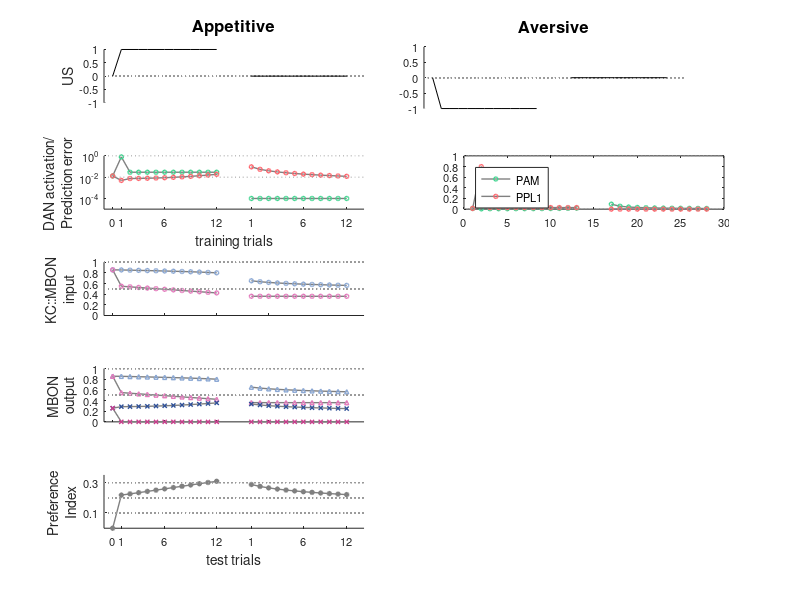

The MATLAB source for this figure: (Note: this script raises an error after producing the figure.)
%Author: Magdalena Springer, magdalena.springer@uni-koeln.de
%Figure 4 in Springer et al (2020)

clear
%APPETITIVE LEARNING
%Plotting the neuron activation rates for appetitive learning

load LearningCurveApp.mat
clear h
f=figure('units','centimeter','position',[6,6,17,13.5]);

%Plot reinforcing signal
subplot(5,2,1)
line(0:30,zeros(31),'Color', [0.6 0.6 0.6],'LineStyle',':');
hold on
plot(Ract(1:13),'-','Color','k');
plot(17:28,Ract(14:end),'-','Color','k');
set(gca,'FontSize',8)
title('Appetitive','FontSize',12)
yl = sprintf('US');
ylabel(yl,'FontSize',10);
ylim([-1 1])
xlim([0 30])
set(gca,'XTick',[],'XColor','w')
set(gca,'box','off')

%Plot DAN activation rates
subplot(5,2,3)
plot((PAMact(:,1:13)),'-o','Color',[0.5,0.5,0.5],...
    'LineWidth',1,'MarkerEdgeColor',[0.25 0.83 0.56],...
    'MarkerSize',3)%,'MarkerFaceColor',[0.25 0.83 0.56]);
hold on
plot((PPL1act(:,1:13)),'-o','Color',[0.5,0.5,0.5],...
    'LineWidth',1,'MarkerEdgeColor',[1 0.39 0.42],...
    'MarkerSize',3)%,'MarkerFaceColor',[1 0.39 0.42]);
plot(17:28,(PAMact(:,14:end)),'-o','Color',[0.5,0.5,0.5],...
    'LineWidth',1,'MarkerEdgeColor',[0.25 0.83 0.56],...
    'MarkerSize',3)%,'MarkerFaceColor',[0.25 0.83 0.56]);
plot(17:28,(PPL1act(:,14:end)),'-o','Color',[0.5,0.5,0.5],...
    'LineWidth',1,'MarkerEdgeColor',[1 0.39 0.42],...
    'MarkerSize',3)%,'MarkerFaceColor',[1 0.39 0.42]);
line(0:30,zeros(31,1)+10^-2,'Color', [0.6 0.6 0.6],'LineStyle',':');
line(0:30,zeros(31,1)+1,'Color', [0.6 0.6 0.6],'LineStyle',':');
xlim([0 30])
set(gca,'FontSize',8)
set(gca,'XTick',[1 2 7 13 17 23 28],'XTickLabel',{'0','1','6','12','1','6','12'},'YScale','Log');
set(gca,'YTick',[10^-4 10^-2 1])
yl = sprintf('DAN activation/ \nPrediction error');
ylabel(yl,'FontSize',10);
set(gca,'box','off')
set(gca,'ActivePositionProperty','position')
xlabel('training trials','FontSize',10)

%Plot KC::MBON input
subplot(5,2,5)
pos = get(gca, 'Position');
offset2 = -0.04;
pos(2) = pos(2) + offset2;
set(gca, 'Position', pos)
plot((MBONposact(:,1:13)),'-o','Color',[0.5,0.5,0.5],...
    'LineWidth',1,'MarkerEdgeColor',[0.541 0.655 0.827],...
    'MarkerSize',3)%,'MarkerFaceColor',[0.541 0.655 0.827]);
hold on
plot((MBONnegact(:,1:13)),'-o','Color',[0.5,0.5,0.5],...
    'LineWidth',1,'MarkerEdgeColor',[0.89 0.475 0.733],...
    'MarkerSize',3)%,'MarkerFaceColor',[0.89 0.475 0.733]);
plot(17:28,(MBONposact(:,14:end)),'-o','Color',[0.5,0.5,0.5],...
    'LineWidth',1,'MarkerEdgeColor',[0.541 0.655 0.827],...
    'MarkerSize',3)%,'MarkerFaceColor',[0.541 0.655 0.827]);
plot(17:28,(MBONnegact(:,14:end)),'-o','Color',[0.5,0.5,0.5],...
    'LineWidth',1,'MarkerEdgeColor',[0.89 0.475 0.733],...
    'MarkerSize',3)%,'MarkerFaceColor',[0.89 0.475 0.733]);
line(0:30,zeros(31)+0.5,'Color', [0.6 0.6 0.6],'LineStyle',':');
line(0:30,zeros(31)+1,'Color', [0.6 0.6 0.6],'LineStyle',':');
ylim([0 1])
xlim([0 30])
set(gca,'FontSize',8)
set(gca,'XTick',[1 7 13 19],'XTickLabel',' ')
yl = sprintf('KC::MBON \ninput');
ylabel(yl,'FontSize',10);
set(gca,'box','off')
set(gca,'ActivePositionProperty','position')

%Plot MBON output
subplot(5,2,7)
pos = get(gca, 'Position');
offset2 = -0.04;
pos(2) = pos(2) + offset2;
set(gca, 'Position', pos)
plot((MBONposact(:,1:13)),'-^','Color',[0.5,0.5,0.5],...
    'LineWidth',1,'MarkerEdgeColor',[0.541 0.655 0.827],...
    'MarkerSize',3)%,'MarkerFaceColor',[0.541 0.655 0.827]);
hold on
plot((MBONnegact(:,1:13)),'-^','Color',[0.5,0.5,0.5],...
    'LineWidth',1,'MarkerEdgeColor',[0.89 0.475 0.733],...
    'MarkerSize',3)%,'MarkerFaceColor',[0.89 0.475 0.733]);
plot((V2act(:,1:13)),'-x','Color',[0.5,0.5,0.5],...
    'LineWidth',1,'MarkerEdgeColor',[0.18 0.314 0.596],...
    'MarkerSize',3)%,'MarkerFaceColor',[0.541 0.655 0.827]);
plot((M6act(:,1:13)),'-x','Color',[0.5,0.5,0.5],...
    'LineWidth',1,'MarkerEdgeColor',[0.792 0.239 0.553],...
    'MarkerSize',3)%,'MarkerFaceColor',[0.89 0.475 0.733]);
plot(17:28,(MBONposact(:,14:25)),'-^','Color',[0.5,0.5,0.5],...
    'LineWidth',1,'MarkerEdgeColor',[0.541 0.655 0.827],...
    'MarkerSize',3)%,'MarkerFaceColor',[0.541 0.655 0.827]);
plot(17:28,(MBONnegact(:,14:25)),'-^','Color',[0.5,0.5,0.5],...
    'LineWidth',1,'MarkerEdgeColor',[0.89 0.475 0.733],...
    'MarkerSize',3)%,'MarkerFaceColor',[0.89 0.475 0.733]);
plot(17:28,(V2act(:,14:25)),'-x','Color',[0.5,0.5,0.5],...
    'LineWidth',1,'MarkerEdgeColor',[0.18 0.314 0.596],...
    'MarkerSize',3)%,'MarkerFaceColor',[0.541 0.655 0.827]);
plot(17:28,(M6act(:,14:25)),'-x','Color',[0.5,0.5,0.5],...
    'LineWidth',1,'MarkerEdgeColor',[0.792 0.239 0.553],...
    'MarkerSize',3)%,'MarkerFaceColor',[0.89 0.475 0.733]);
line(0:30,zeros(31)+0.5,'Color', [0.6 0.6 0.6],'LineStyle',':');
line(0:30,zeros(31)+1,'Color', [0.6 0.6 0.6],'LineStyle',':');
ylim([0 1])
xlim([0 30])
set(gca,'XTick',[1 7 13 19],'XTickLabel',' ')
set(gca,'FontSize',8)
%ylabel('KC::MBON \newline input')
yl = sprintf('MBON \noutput');
ylabel(yl,'FontSize',10);
set(gca,'box','off')
set(gca,'ActivePositionProperty','position')


%Plot Preference Index 
subplot(5,2,9);
pos = get(gca, 'Position');
offset2 = -0.04;
pos(2) = pos(2) + offset2;
set(gca, 'Position', pos)
SEM_A = std(PIact,[],1)/sqrt(size(PIact,1)); 
plot((PIact(:,1:13)),'-o','Color',[0.5,0.5,0.5],...
    'LineWidth',1,'MarkerEdgeColor',[0.5 0.5 0.5],...
    'MarkerSize',3,'MarkerFaceColor',[0.5 0.5 0.5]);
hold on
plot(17:28,(PIact(:,14:25)),'-o','Color',[0.5,0.5,0.5],...
    'LineWidth',1,'MarkerEdgeColor',[0.5 0.5 0.5],...
    'MarkerSize',3,'MarkerFaceColor',[0.5 0.5 0.5]);
o=0.1;
for i=1:5
    line([0:30],zeros(31)+o,'Color', [0.6 0.6 0.6],'LineStyle',':')
    o=o+0.1;
    hold on
end
yvalues = [1:25];
set(gcf,'color','w');
set(gca,'box','off')
set(gca,'XTick',[1 2 7 13 17 23 28],'XTickLabel',{'0','1','6','12','1','6','12'});
set(gca,'YTick',[0.1 0.3],'FontSize',8);
yl = sprintf('Preference \nIndex');
ylabel(yl,'FontSize',10);
xlabel('test trials','FontSize',10)
xlim([0 30])
ylim([0 0.35])
set(gca,'ActivePositionProperty','position')

%AVERSIVE LEARNING
%Plotting the neuron activation rates for aversive learning
load LearningCurveAv.mat

%Plot Reinforcing signal
clear h
subplot(5,2,2)
line(0:30,zeros(31),'Color', [0.6 0.6 0.6],'LineStyle',':');
hold on
pos = get(gca, 'Position');
xoffset = -0.05;
pos(1) = pos(1) + xoffset;
set(gca, 'Position', pos)
plot(Ract(1:13),'-','Color','k');
plot(17:28,Ract(14:end),'-','Color','k');
set(gca,'FontSize',8)
title('Aversive','FontSize',12)
ylim([-1 1])
xlim([0 30])
set(gca,'XTick',[],'XColor','w')
set(gca,'box','off')

%Plot DAN activation rates
subplot(5,2,4)
pos = get(gca, 'Position');
xoffset = -0.05;
pos(1) = pos(1) + xoffset;
set(gca, 'Position', pos)
plot((PAMact(:,1:13)),'-o','Color',[0.5,0.5,0.5],...
    'LineWidth',1,'MarkerEdgeColor',[0.25 0.83 0.56],...
    'MarkerSize',3)%,'MarkerFaceColor',[0.25 0.83 0.56]);
hold on
plot((PPL1act(:,1:13)),'-o','Color',[0.5,0.5,0.5],...
    'LineWidth',1,'MarkerEdgeColor',[1 0.39 0.42],...
    'MarkerSize',3)%,'MarkerFaceColor',[1 0.39 0.42]);
plot(17:28,(PAMact(:,14:end)),'-o','Color',[0.5,0.5,0.5],...
    'LineWidth',1,'MarkerEdgeColor',[0.25 0.83 0.56],...
    'MarkerSize',3)%,'MarkerFaceColor',[0.25 0.83 0.56]);
plot(17:28,(PPL1act(:,14:end)),'-o','Color',[0.5,0.5,0.5],...
    'LineWidth',1,'MarkerEdgeColor',[1 0.39 0.42],...
    'MarkerSize',3)%,'MarkerFaceColor',[1 0.39 0.42]);
line(0:30,zeros(31,1)+10^-2,'Color', [0.6 0.6 0.6],'LineStyle',':');
line(0:30,zeros(31,1)+1,'Color', [0.6 0.6 0.6],'LineStyle',':');
set(gca,'FontSize',8)
legend('PAM','PPL1','Location','northwest','FontSize',8)
leg = findobj(gcf, 'Type', 'Legend');
pos = get(leg, 'Position');
xoffset = 0.31;
pos(1) = pos(1) + xoffset;
set(leg(1,1), 'Position', pos)
legend('boxoff')
xlim([0 30])
set(gca,'XTick',[1 2 7 13 17 23 28],'XTickLabel',{'0','1','6','12','1','6','12'},'YScale','Log');
set(gca,'box','off')
xlabel('training trials','FontSize',10)

%Plot KC::MBON input
subplot(5,2,6)
pos = get(gca, 'Position');
xoffset = -0.05;
pos(1) = pos(1) + xoffset;
offset2 = -0.04;
pos(2) = pos(2) + offset2;
set(gca, 'Position', pos)
plot((MBONposact(:,1:13)),'-o','Color',[0.5,0.5,0.5],...
    'LineWidth',1,'MarkerEdgeColor',[0.541 0.655 0.827],...
    'MarkerSize',3)%,'MarkerFaceColor',[0.541 0.655 0.827]);
hold on
plot((MBONnegact(:,1:13)),'-o','Color',[0.5,0.5,0.5],...
    'LineWidth',1,'MarkerEdgeColor',[0.89 0.475 0.733],...
    'MarkerSize',3)%,'MarkerFaceColor',[0.89 0.475 0.733]);
plot(17:28,(MBONposact(:,14:end)),'-o','Color',[0.5,0.5,0.5],...
    'LineWidth',1,'MarkerEdgeColor',[0.541 0.655 0.827],...
    'MarkerSize',3)%,'MarkerFaceColor',[0.541 0.655 0.827]);
plot(17:28,(MBONnegact(:,14:end)),'-o','Color',[0.5,0.5,0.5],...
    'LineWidth',1,'MarkerEdgeColor',[0.89 0.475 0.733],...
    'MarkerSize',3)%,'MarkerFaceColor',[0.89 0.475 0.733]);
line(0:30,zeros(31)+0.5,'Color', [0.6 0.6 0.6],'LineStyle',':');
line(0:30,zeros(31)+1,'Color', [0.6 0.6 0.6],'LineStyle',':');
set(gca,'FontSize',8)
legend('MVP2/V2','MV2/M6','Location','northwest','FontSize',8)
leg = findobj(gcf,'Type', 'Legend');
pos = get(leg(1),'Position');
xoffset = 0.31;
pos(1) = pos(1) + xoffset;
set(leg(1), 'Position', pos)
legend('boxoff')
ylim([0 1])
xlim([0 30])
set(gca,'XTick',[1 7 13 19],'XTickLabel',' ')
set(gca,'box','off')

%Plot MBON output
subplot(5,2,8)
pos = get(gca, 'Position');
xoffset = -0.05;
pos(1) = pos(1) + xoffset;
offset2 = -0.04;
pos(2) = pos(2) + offset2;
set(gca, 'Position', pos)
plot((MBONposact(:,1:13)),'-^','Color',[0.5,0.5,0.5],...
    'LineWidth',1,'MarkerEdgeColor',[0.541 0.655 0.827],...
    'MarkerSize',3)%,'MarkerFaceColor',[0.541 0.655 0.827]);
hold on
plot((MBONnegact(:,1:13)),'-^','Color',[0.5,0.5,0.5],...
    'LineWidth',1,'MarkerEdgeColor',[0.89 0.475 0.733],...
    'MarkerSize',3)%,'MarkerFaceColor',[0.89 0.475 0.733]);
plot((V2act(:,1:13)),'-x','Color',[0.5,0.5,0.5],...
    'LineWidth',1,'MarkerEdgeColor',[0.18 0.314 0.596],...
    'MarkerSize',3)%,'MarkerFaceColor',[0.541 0.655 0.827]);
plot((M6act(:,1:13)),'-x','Color',[0.5,0.5,0.5],...
    'LineWidth',1,'MarkerEdgeColor',[0.792 0.239 0.553],...
    'MarkerSize',3)%,'MarkerFaceColor',[0.89 0.475 0.733]);
plot(17:28,(MBONposact(:,14:25)),'-^','Color',[0.5,0.5,0.5],...
    'LineWidth',1,'MarkerEdgeColor',[0.541 0.655 0.827],...
    'MarkerSize',3)%,'MarkerFaceColor',[0.541 0.655 0.827]);
plot(17:28,(MBONnegact(:,14:25)),'-^','Color',[0.5,0.5,0.5],...
    'LineWidth',1,'MarkerEdgeColor',[0.89 0.475 0.733],...
    'MarkerSize',3)%,'MarkerFaceColor',[0.89 0.475 0.733]);
plot(17:28,(V2act(:,14:25)),'-x','Color',[0.5,0.5,0.5],...
    'LineWidth',1,'MarkerEdgeColor',[0.18 0.314 0.596],...
    'MarkerSize',3)%,'MarkerFaceColor',[0.541 0.655 0.827]);
plot(17:28,(M6act(:,14:25)),'-x','Color',[0.5,0.5,0.5],...
    'LineWidth',1,'MarkerEdgeColor',[0.792 0.239 0.553],...
    'MarkerSize',3)%,'MarkerFaceColor',[0.89 0.475 0.733]);
line(0:30,zeros(31)+0.5,'Color', [0.6 0.6 0.6],'LineStyle',':');
line(0:30,zeros(31)+1,'Color', [0.6 0.6 0.6],'LineStyle',':');
ylim([0 1])
xlim([0 30])
legend('MVP2','MV2','V2','M6','NumColumns',1,'Location','northwest','FontSize',8)
leg = findobj(gcf, 'Type', 'Legend');
clear pos
pos = get(leg(1), 'Position');
xoffset = 0.31;
pos(1) = pos(1) + xoffset;
set(leg(1), 'Position', pos);
legend('boxoff');
set(gca,'XTick',[1 7 13 19],'XTickLabel',' ')
set(gca,'FontSize',8)
set(gca,'box','off')

%Plot Preference Index
subplot(5,2,10);
pos = get(gca, 'Position');
xoffset = -0.05;
pos(1) = pos(1) + xoffset;
offset2 = -0.04;
pos(2) = pos(2) + offset2;
set(gca, 'Position', pos)
SEM_A = std(PIact,[],1)/sqrt(size(PIact,1)); 
plot((PIact(:,1:13)),'-o','Color',[0.5,0.5,0.5],...
    'LineWidth',1,'MarkerEdgeColor',[0.5 0.5 0.5],...
    'MarkerSize',3,'MarkerFaceColor',[0.5 0.5 0.5]);
hold on
plot(17:28,(PIact(:,14:25)),'-o','Color',[0.5,0.5,0.5],...
    'LineWidth',1,'MarkerEdgeColor',[0.5 0.5 0.5],...
    'MarkerSize',3,'MarkerFaceColor',[0.5 0.5 0.5]);
o=0.3;
for i=1:4
    line([0:30],zeros(31)-o,'Color', [0.6 0.6 0.6],'LineStyle',':')
    o=o-0.1;
    hold on
end
yvalues = [1:25];
set(gcf,'color','w');
set(gca,'box','off')
set(gca,'XTick',[1 2 7 13 17 23 28],'XTickLabel',{'0','1','6','12','1','6','12'});
set(gca,'YTick',[-0.3 -0.1],'FontSize',8);
xlabel('test trials','FontSize',10)
xlim([0 30])
ylim([-0.35 0])

annotation('textbox',[0.01,0.93,0.06,0.05],'String','A','EdgeColor','None','FontSize',12,'FontWeight','bold');
annotation('textbox',[0.01,0.53,0.06,0.05],'String','B','EdgeColor','None','FontSize',12,'FontWeight','bold');
annotation('textbox',[0.46,0.93,0.06,0.05],'String','C','EdgeColor','None','FontSize',12,'FontWeight','bold');
annotation('textbox',[0.46,0.53,0.06,0.05],'String','D','EdgeColor','None','FontSize',12,'FontWeight','bold');


%%%Save Files
savefig('Figure4.fig')
print -depsc2 -painters Figure4.eps